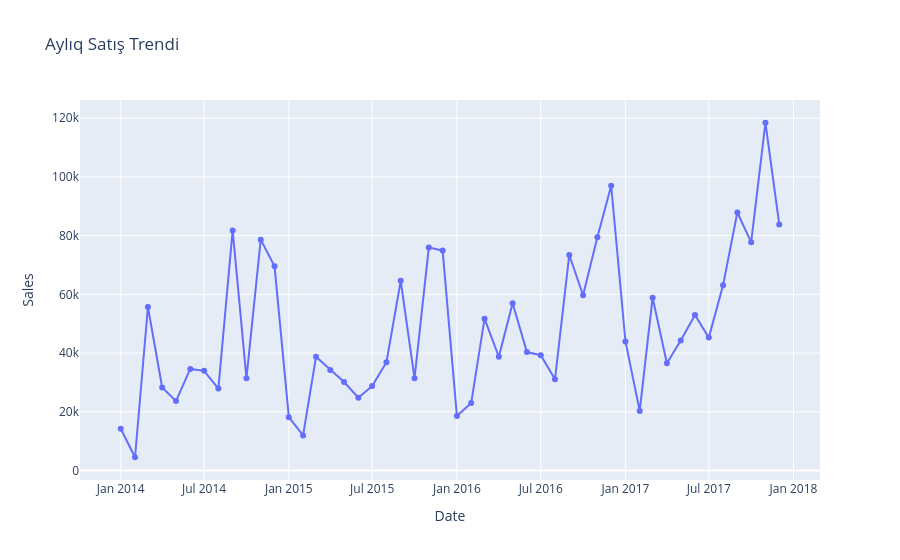

The notebook cell this image was saved under:
### Code cell
monthly = df.groupby(['Order Year', 'Order Month'])['Sales'].sum().reset_index()
monthly['Date'] = pd.to_datetime(monthly[['Order Year', 'Order Month']].assign(day=1).rename(columns={'Order Year':'year', 'Order Month':'month'}))

fig = px.line(monthly, x='Date', y='Sales', 
              title='Aylıq Satış Trendi',
              markers=True)
fig.show()
